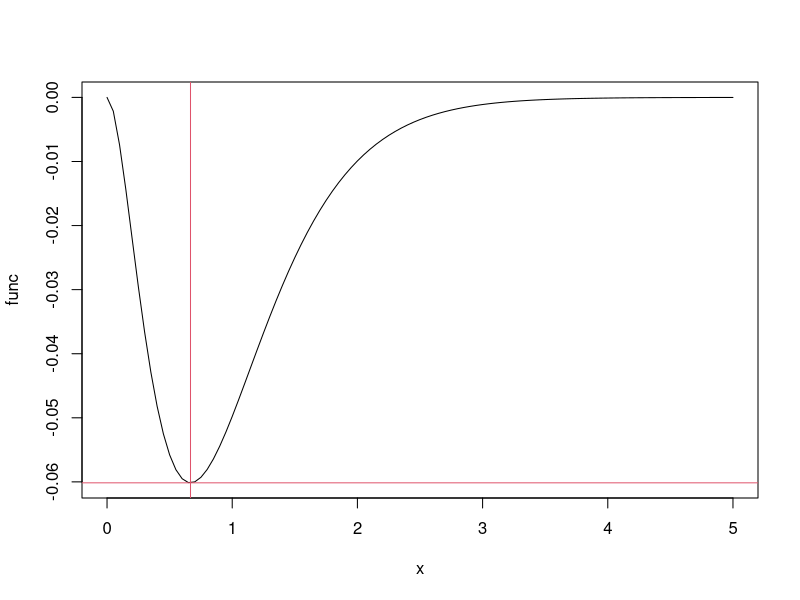

Write the R code that produced this figure.
func <- function(x) {
     return(-x^2*exp(-3*x))
}
opt <- optimize(func,c(0.,5.)) #optimized funtion for the range 0 to 5
cat(opt$minimum,opt$objective)  #print the minimum and y output
plot(func,0,5) #plot from x=0 to x = 5
abline(h=opt$objective,col=2) #horizontal line at the y output, color 2 = red
abline(v=opt$minimum,col=2) #vertical line at the x minimum, color 2 = red